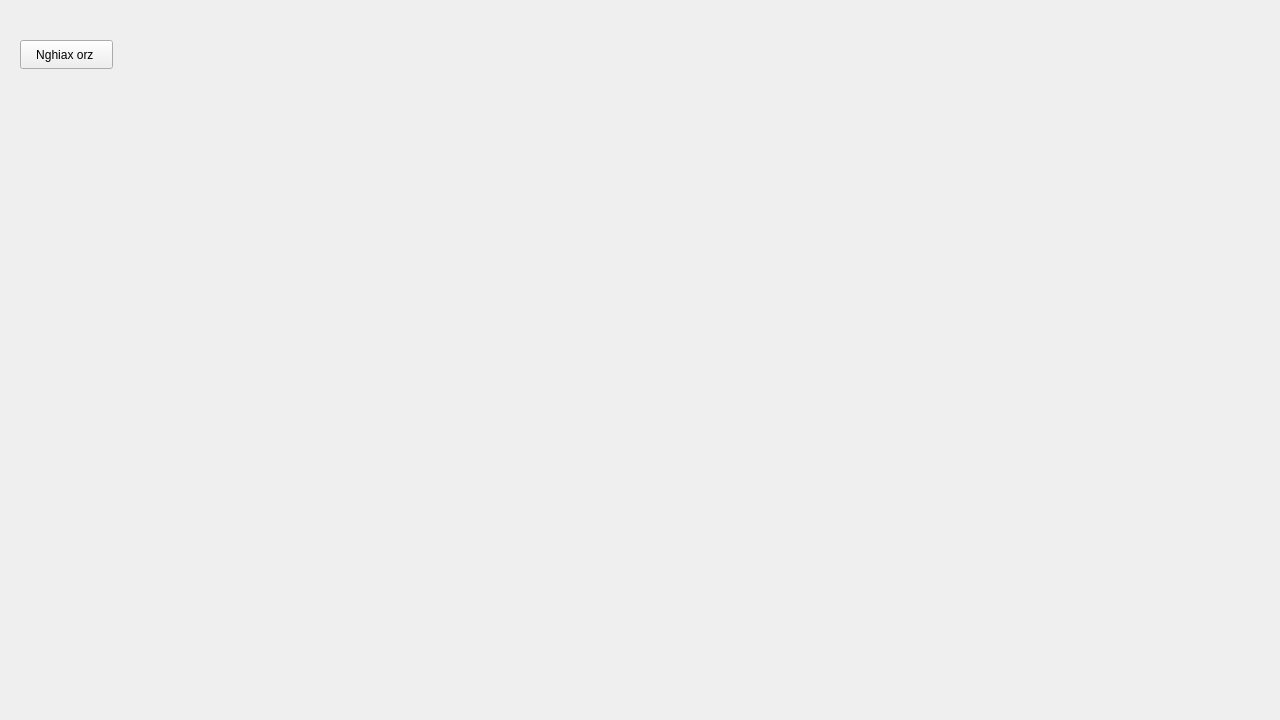
<?xml version="1.0" encoding="UTF-8"?>
<ui version="4.0">
 <class>DuKhachMainMenu</class>
 <widget class="QWidget" name="DuKhachMainMenu">
  <property name="geometry">
   <rect>
    <x>0</x>
    <y>0</y>
    <width>1280</width>
    <height>720</height>
   </rect>
  </property>
  <property name="windowTitle">
   <string>Form</string>
  </property>
  <property name="autoFillBackground">
   <bool>true</bool>
  </property>
  <widget class="QPushButton" name="pushButton">
   <property name="geometry">
    <rect>
     <x>20</x>
     <y>40</y>
     <width>93</width>
     <height>29</height>
    </rect>
   </property>
   <property name="text">
    <string>Nghiax orz </string>
   </property>
  </widget>
 </widget>
 <resources/>
 <connections/>
</ui>
